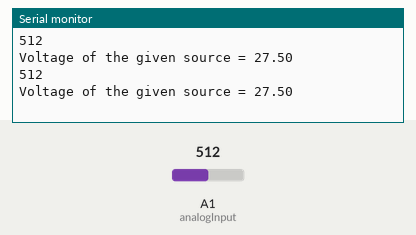
Bench run of a sketch on a simulated Arduino Uno, built with avr-gcc and run on an emulated ATmega328P. On the bench: the last lines printed to the serial monitor. Inputs (shaded band) come from the test bench; at power-on: A1 (analogInput) = 512.

Above: at 1.8 s.
1.9 s: A1 (analogInput) set to 716
At 2.4 s:
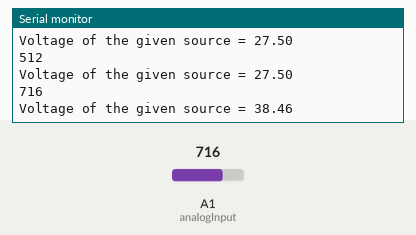
3.4 s: A1 (analogInput) set to 900
At 4.8 s:
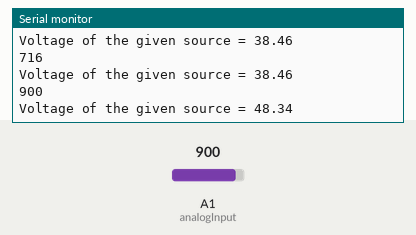
Timing chart, 0 to 6.4 s (numbered marks = the images above; inputs shaded):
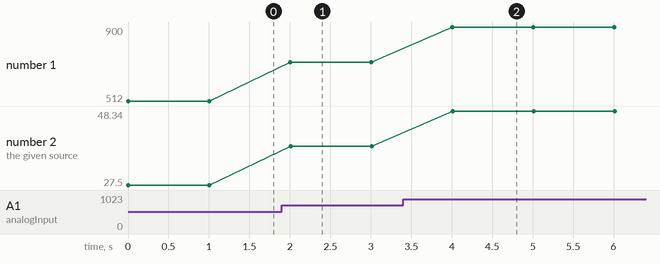

Measured:
- after the input at 1.9 s, the serial monitor: prints a new line after 0.10 s (image 1)
- after the input at 3.4 s, the serial monitor: prints a new line after 0.60 s (image 2)
- plotted number 1: 512 → 716 after the input at 1.9 s, 716 → 900 after the input at 3.4 s
- plotted number 2: 27.5 → 38.46 after the input at 1.9 s, 38.46 → 48.34 after the input at 3.4 s

The sketch:

Voltmeter.ino
```cpp
int analogInput = A1;
float Vout = 0.00;
float Vin = 0.00;
float R1 = 10000.00; // resistance of R1 (100K)
float R2 = 1000.00; // resistance of R2 (10K)
int val = 0;
void setup(){
   pinMode(analogInput, INPUT); //assigning the input port
   Serial.begin(9600); //BaudRate
}
void loop(){

   val = analogRead(analogInput);//reads the analog input
   Vout = (val * 5.00) / 1024.00; // formula for calculating voltage out i.e. V+, here 5.00
   Vin = Vout / (R2/(R1+R2)); // formula for calculating voltage in i.e. GND
  /* if (Vin<0.09)//condition
   {
     Vin=0.00;//statement to quash undesired reading !
  } */
  Serial.println(val);
Serial.print("Voltage of the given source = ");
Serial.println(Vin);
delay(1000); //for maintaining the speed of the output in serial moniter
}
```
